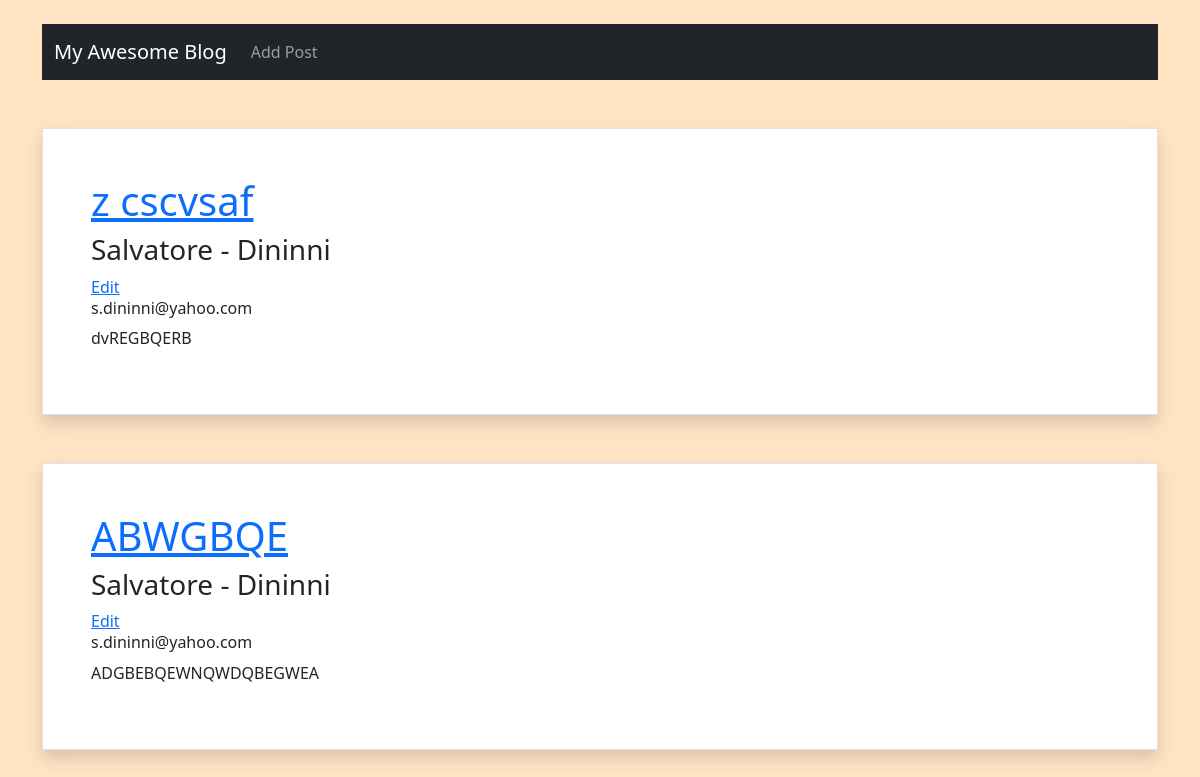
Before: / with the older database file.
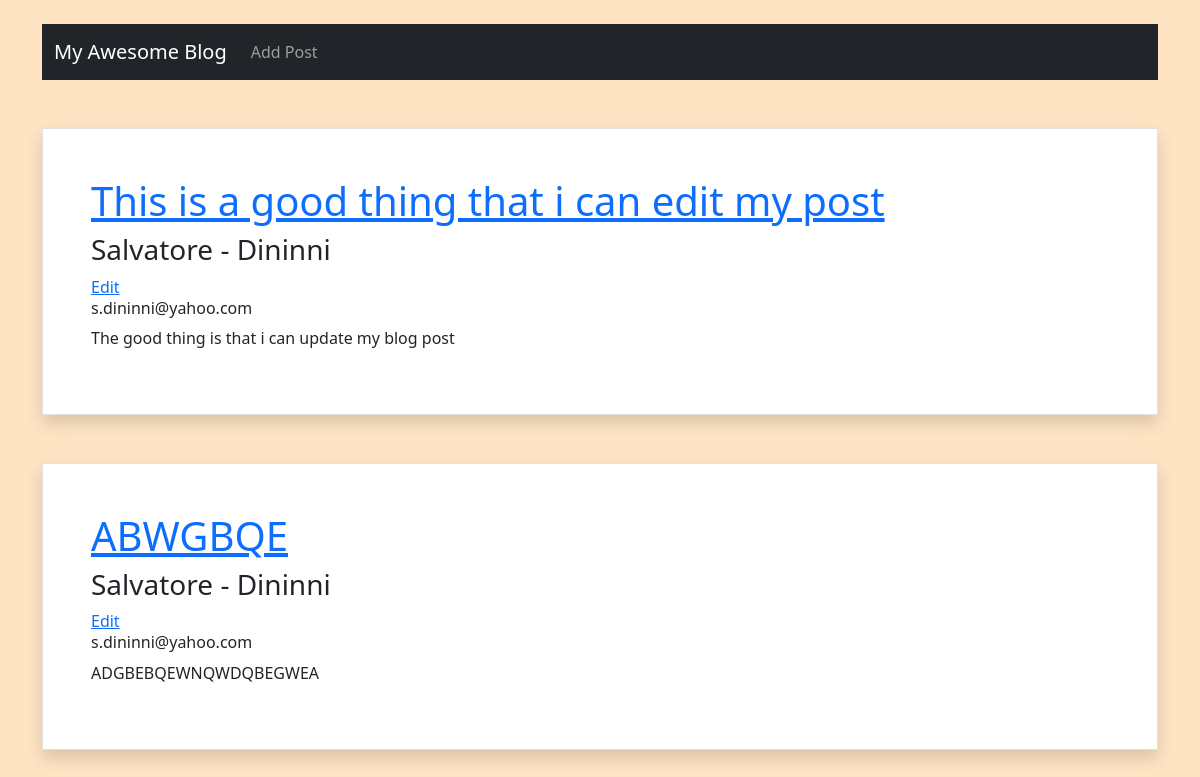
After: the same page with the newer database file.
### blog/models.py (models this page shows, shortened)
class Post(models.Model):
  title = models.CharField(max_length=255)
  title_tag = models.CharField(max_length=255)
  author = models.ForeignKey(User, on_delete=models.CASCADE)
  body = models.TextField()

### blog/views.py (the view)
# urls.py: path('', HomeView.as_view(), name='home'),
class HomeView(ListView):
    model = Post
    template_name = 'home.html'

### blog/templates/home.html
{% extends 'layout.html' %}
    {% block content %}
        {% for post in object_list %}
            <div class="border border-1 p-5 my-5 bg-white shadow">
                    <a href="{% url 'article_details' post.pk %}">
                    <h1>{{ post.title }}</h1>
                    </a>
                    <h3>{{ post.author.first_name}} - {{ post.author.last_name }}</h3>
                    <a href="{% url 'update_post' post.pk %}">Edit</a>
                    <h6>{{ post.author.email }}</h6>
                    <p>{{ post.body }}</p>
            </div>
        {% endfor %}
    {% endblock %}

Changed rows visible on the page:
changed Post: title "z cscvsaf" → "This is a good thing that i can edit my post"; body "dvREGBQERB" → "The good thing is that i can update my blog post"
